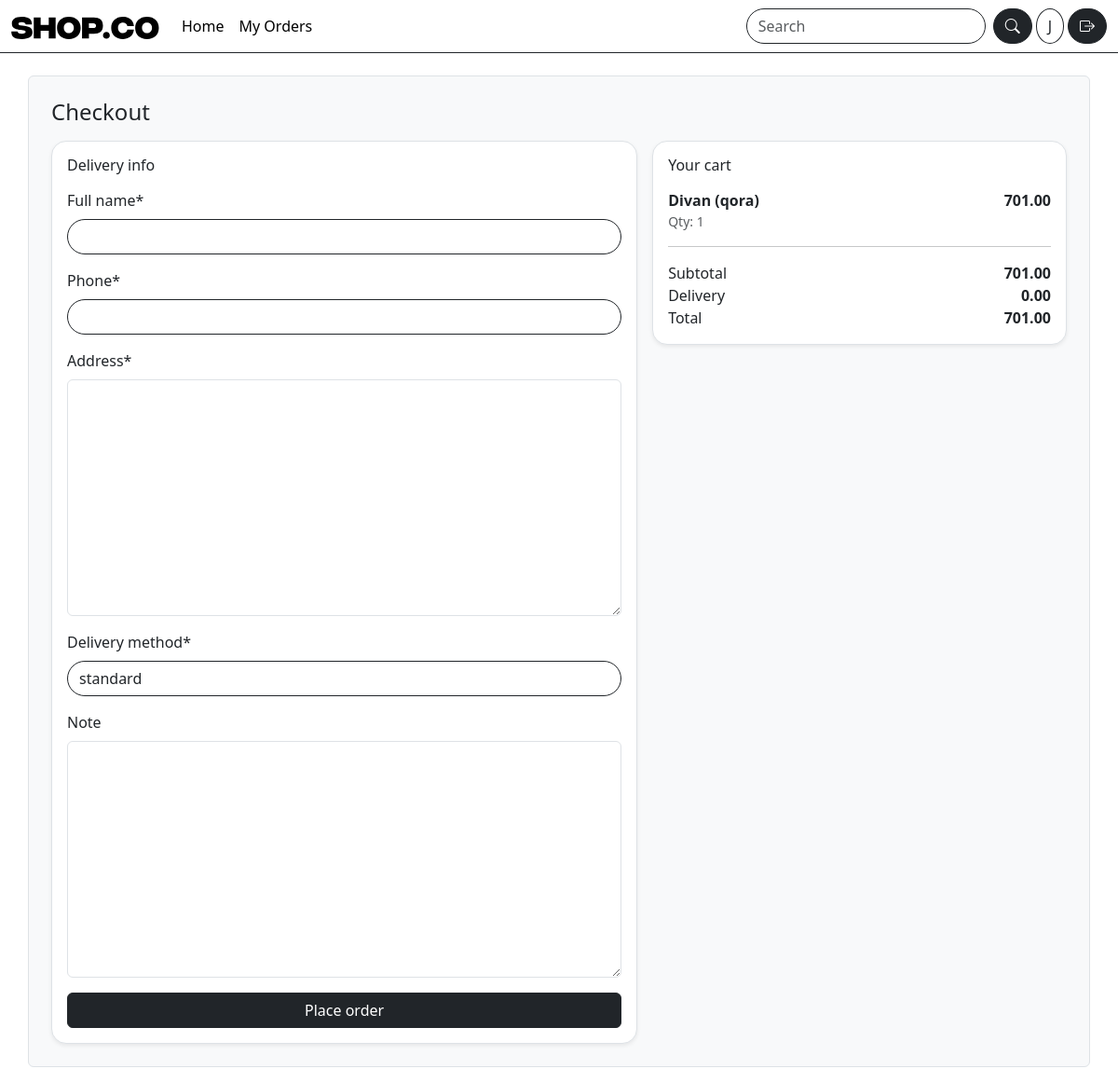
/checkout/ (signed in), run on the app's committed database.
### accounts/models.py (models this page shows, shortened)
class User(AbstractUser):
    class Role(models.TextChoices):
        BUYER = 'BUYER', 'Buyer'
        SELLER = 'SELLER', 'Seller'
    role = models.CharField(
        choices=Role.choices,
        default=Role.BUYER
    )
    image = models.ImageField(upload_to="avatars/", null=True, blank=True)
    phone = models.CharField(max_length=15, help_text="+998919203550")
    address = models.CharField(max_length=250)

### cart/models.py (models this page shows, shortened)
class CartItem(models.Model):
   cart = models.ForeignKey(Cart, on_delete=models.CASCADE, related_name="items")
   product = models.ForeignKey(Product, on_delete=models.CASCADE, related_name="cart_items")
   qty = models.PositiveIntegerField(default=1)
   unit_price = models.DecimalField(max_digits=12, decimal_places=2, default=Decimal("0.00"))
   created_at = models.DateTimeField(auto_now_add=True)

### catalog/models.py (models this page shows, shortened)
class Product(models.Model):
   seller = models.ForeignKey(
       settings.AUTH_USER_MODEL,
       on_delete=models.CASCADE,
       related_name="products"
   )
   category = models.ForeignKey(
       Category,
       on_delete=models.SET_NULL,
       null=True,
       blank=True,
       related_name="products"
   )
   name = models.CharField(max_length=200)
   slug = models.SlugField(max_length=220, unique=True)
   price = models.DecimalField(max_digits=12, decimal_places=2, help_text="$")
   short_description = models.CharField(max_length=255, blank=True)
   description = models.TextField(blank=True)
   stock = models.PositiveIntegerField(default=0)
   is_active = models.BooleanField(default=True)
   main_image = models.ImageField(upload_to="products/main/", blank=True, null=True)
   created_at = models.DateTimeField(auto_now_add=True)

### orders/views.py (the view, shortened to what this page needs)
# urls.py: path("checkout/", views.CheckoutView.as_view(), name="checkout"),  # checkout
class CheckoutView(LoginRequiredMixin, FormView):
    template_name = "orders/checkout.html"  # checkout template
    form_class = CheckoutForm  # form
    success_url = reverse_lazy("my_orders")  # order bo‘lgach historyga qaytamiz
    def get_context_data(self, **kwargs):
        ctx = super().get_context_data(**kwargs)
        cart = get_or_create_cart(self.request.user)  # user cartini olamiz
        ctx["cart"] = cart  # template’da ko‘rsatish uchun
        ctx["items"] = cart.items.select_related("product")  # cart itemlar
        ctx["subtotal"] = cart.subtotal()  # cart subtotal
        ctx["delivery"] = cart.delivery()  # cart delivery
        ctx["total"] = cart.total()  # cart total
        return ctx

### orders/forms.py
class CheckoutForm(forms.ModelForm):
   class Meta:
       model = Order
       fields = ("full_name", "phone", "address",
                 "delivery_method", "note")

### cart/models.py (called while the page is built)
   def subtotal(self):
       return sum((item.unit_price * item.qty) for item in self.items.all())

   def delivery(self):
       return Decimal("0.00") if self.subtotal() >= Decimal("500.00") else Decimal("25.00")

   def total(self):
       return self.subtotal() + self.delivery()

### cart/utils.py (called while the page is built)
def get_or_create_cart(user):
   cart, _ = Cart.objects.get_or_create(user=user)
   return cart

### templates/orders/checkout.html (shortened to what this page needs)
{% extends "base.html" %}
{% load crispy_forms_tags %}
{% block content %}
<div class="container bg-light border rounded p-4 bg-light my-4">
  <h1 class="h4 mb-3">Checkout</h1>
<div class="row g-3">
 <div class="col-lg-7">
   <div class="card shadow-sm border rounded-4">
     <div class="card-body">
       <h2 class="h6 mb-3">Delivery info</h2>
       <form method="post">
         {{ form|crispy }}
         <button class="btn btn-dark w-100">Place order</button>
       </form>
     </div>
   </div>
 </div>
 <div class="col-lg-5">
   <div class="card shadow-sm border rounded-4">
     <div class="card-body">
       <h2 class="h6 mb-3">Your cart</h2>
       {% for item in items %}
         <div class="d-flex justify-content-between"><div>
             <div class="fw-semibold">{{ item.product.name }}</div>
             <div class="text-muted small">Qty: {{ item.qty }}</div></div>
           <div class="fw-semibold">{{ item.unit_price }}</div></div><hr>
       {% empty %}
         <p class="text-muted mb-0">Savatcha bo‘sh.</p>
       {% endfor %}
       <div class="d-flex justify-content-between">
         <span>Subtotal</span><strong>{{ subtotal }}</strong></div>
       <div class="d-flex justify-content-between">
         <span>Delivery</span><strong>{{ delivery }}</strong></div>
       <div class="d-flex justify-content-between">
         <span>Total</span><strong>{{ total }}</strong></div></div></div></div></div>
</div>
{% endblock %}

### templates/includes/navbar.html (shortened to what this page needs)
{% load static %}
<nav class="navbar navbar-expand-md bottom border-bottom border-dark">
  <div class="container-fluid">
    <a class="navbar-brand" href="{% url 'product_list' %}"><img src="{%static 'images/SHOP.CO.svg' %}" alt=""></a>
    <div class="collapse navbar-collapse" id="navbarSupportedContent">
      <ul class="navbar-nav me-auto mb-2 mb-lg-0">
        <li class="nav-item">
          <a class="nav-link active" aria-current="page" href="{% url 'product_list' %}">Home</a>
        </li>
        {% if user.role == 'BUYER' %}
        <li class="nav-item">
          <a class="nav-link active" href="{% url 'my_orders' %}">My Orders</a>
        </li>
        {% endif %}
      </ul>
      <form class="d-flex me-1 mb-2 mb-md-0" role="search">
        <input class="form-control me-2 rounded-pill border-dark" type="search" placeholder="Search" aria-label="Search"/>
        <button class="btn btn-dark rounded-pill" type="submit"><i class="bi bi-search"></i></button>
      </form>
      {% if user.is_authenticated and user.image %}
        <a class="border rounded-circle border-dark me-1 btn-outline-dark" href="{% url 'profile'  %}"><img class="rounded rounded-circle"  style="width:35px; height:35px" src="{{ user.image.url }}" alt=""></a>
      {% elif user.is_authenticated and not user.image %}
        <a href="{% url 'profile'%}"><span class="btn btn-outline-dark rounded-circle me-1">{{ user.username|slice:1|title }}</span></a>
       {% else %}
       <a href="{% url 'login' %}"><i class="bi bi-person-circle fs-1 text-dark"></i></a>
       {% endif %}
      {% if user.is_authenticated %}
      <form method="post" action="{% url 'logout' %}" class="r">
        <button class="btn btn-dark rounded-pill"><i class="bi bi-box-arrow-right"></i></button>
      </form>
      {%else%}
      <a class="btn btn-dark rounded-pill mx-1" href="{% url 'login' %}">Login</a>
      <a class="btn border border-dark rounded-pill btn-outline-dark" href="{% url 'signup' %}">Signup</a>
      {% endif %}
    </div>
  </div>
</nav>

### static/css/style.css (style rules this page uses)
.btn-outline-dark { background-color: white; transition: .3s; }
form input, form select { border-radius: 50rem !important; border-color: #212529 !important; }

### data on the page
User: username "J"
CartItem: product.name "Divan (qora)", qty "1", unit_price "701.00"

### other printed values
{{ subtotal }} "701.00"
{{ delivery }} "0.00"
{{ total }} "701.00"
